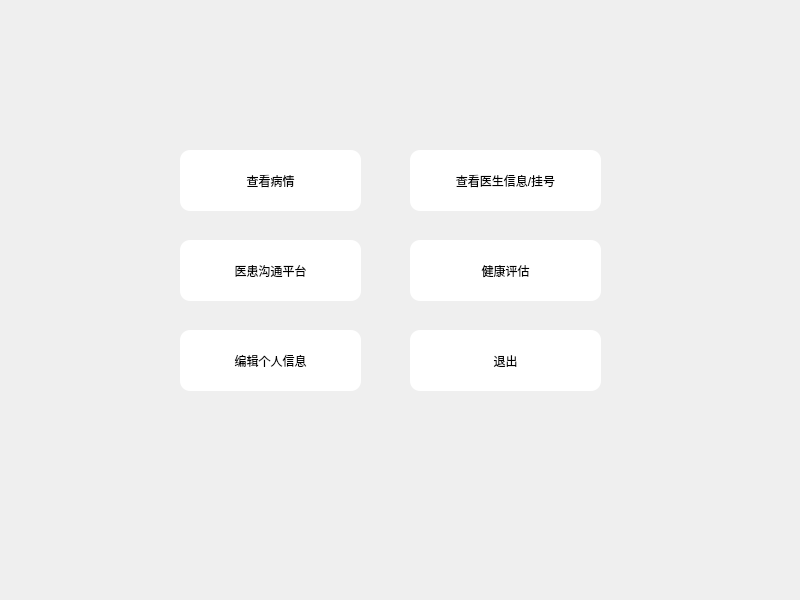
<?xml version="1.0" encoding="UTF-8"?>
<ui version="4.0">
 <class>MainWindow</class>
 <widget class="QMainWindow" name="MainWindow">
  <property name="geometry">
   <rect>
    <x>0</x>
    <y>0</y>
    <width>800</width>
    <height>600</height>
   </rect>
  </property>
  <property name="windowTitle">
   <string>MainWindow</string>
  </property>
  <property name="styleSheet">
   <string notr="true">#centralwidget{border-image: url(:/back/蓝色渐变.jpg);}
#MainWindow{border-image: url(:/back/蓝色渐变.jpg);}</string>
  </property>
  <widget class="QWidget" name="centralwidget">
   <widget class="QPushButton" name="pushButton_2">
    <property name="geometry">
     <rect>
      <x>410</x>
      <y>150</y>
      <width>191</width>
      <height>61</height>
     </rect>
    </property>
    <property name="styleSheet">
     <string notr="true">#pushButton_2{border-radius:10px;}
#pushButton_2{background-color: rgb(255, 255, 255);}
</string>
    </property>
    <property name="text">
     <string>查看医生信息/挂号</string>
    </property>
   </widget>
   <widget class="QPushButton" name="pushButton_8">
    <property name="geometry">
     <rect>
      <x>180</x>
      <y>240</y>
      <width>181</width>
      <height>61</height>
     </rect>
    </property>
    <property name="styleSheet">
     <string notr="true">#pushButton_8{border-radius:10px;}
#pushButton_8{background-color: rgb(255, 255, 255);}
</string>
    </property>
    <property name="text">
     <string>医患沟通平台</string>
    </property>
   </widget>
   <widget class="QPushButton" name="pushButton">
    <property name="geometry">
     <rect>
      <x>410</x>
      <y>330</y>
      <width>191</width>
      <height>61</height>
     </rect>
    </property>
    <property name="styleSheet">
     <string notr="true">#pushButton{border-radius:10px;}
#pushButton{background-color: rgb(255, 255, 255);}
</string>
    </property>
    <property name="text">
     <string>退出</string>
    </property>
   </widget>
   <widget class="QPushButton" name="pushButton_3">
    <property name="geometry">
     <rect>
      <x>180</x>
      <y>330</y>
      <width>181</width>
      <height>61</height>
     </rect>
    </property>
    <property name="styleSheet">
     <string notr="true">#pushButton_3{border-radius:10px;}
#pushButton_3{background-color: rgb(255, 255, 255);}
</string>
    </property>
    <property name="text">
     <string>编辑个人信息</string>
    </property>
   </widget>
   <widget class="QPushButton" name="pushButton_5">
    <property name="geometry">
     <rect>
      <x>180</x>
      <y>150</y>
      <width>181</width>
      <height>61</height>
     </rect>
    </property>
    <property name="styleSheet">
     <string notr="true">#pushButton_5{border-radius:10px;}
#pushButton_5{background-color: rgb(255, 255, 255);}
</string>
    </property>
    <property name="text">
     <string>查看病情</string>
    </property>
   </widget>
   <widget class="QPushButton" name="pushButton_9">
    <property name="geometry">
     <rect>
      <x>410</x>
      <y>240</y>
      <width>191</width>
      <height>61</height>
     </rect>
    </property>
    <property name="styleSheet">
     <string notr="true">#pushButton_9{border-radius:10px;}
#pushButton_9{background-color: rgb(255, 255, 255);}
</string>
    </property>
    <property name="text">
     <string>健康评估</string>
    </property>
   </widget>
  </widget>
  <widget class="QMenuBar" name="menuBar">
   <property name="geometry">
    <rect>
     <x>0</x>
     <y>0</y>
     <width>800</width>
     <height>22</height>
    </rect>
   </property>
  </widget>
 </widget>
 <resources/>
 <connections>
  <connection>
   <sender>pushButton</sender>
   <signal>clicked()</signal>
   <receiver>MainWindow</receiver>
   <slot>close()</slot>
   <hints>
    <hint type="sourcelabel">
     <x>89</x>
     <y>554</y>
    </hint>
    <hint type="destinationlabel">
     <x>399</x>
     <y>299</y>
    </hint>
   </hints>
  </connection>
 </connections>
</ui>
